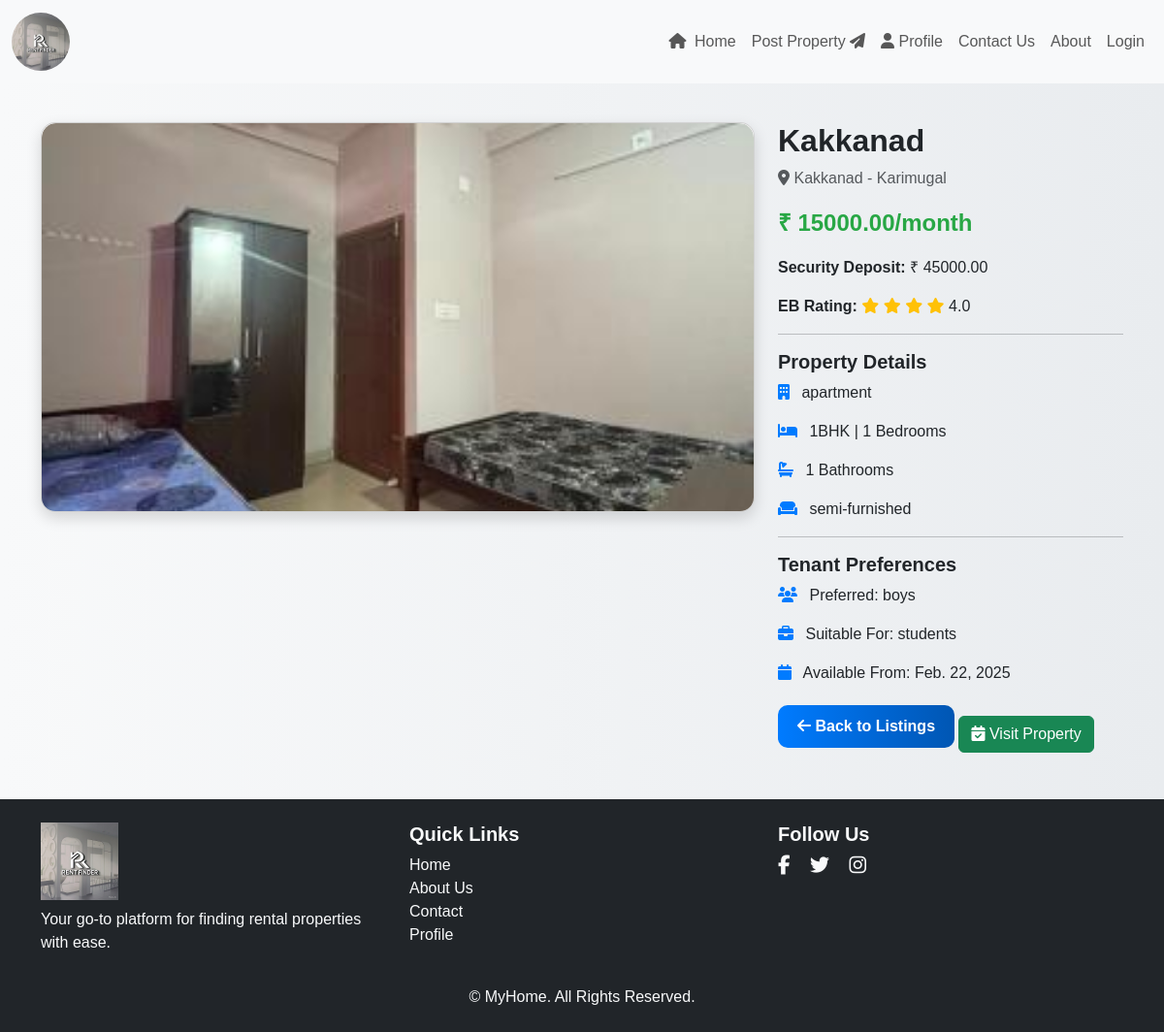
Screenshot of /house_detail/3/ with the database file from the repository.
### app/models.py (models this page shows, shortened)
class House(models.Model):
    PROPERTY_TYPES = [
        ('apartment', 'Apartment'),
        ('flat', 'Flat'),
        ('house', 'House'),
        ('pg', 'PG'),
    ]
    BHK_CHOICES = [
        ('1RK', '1 RK'),
        ('1BHK', '1 BHK'),
        ('2BHK', '2 BHK'),
        ('3BHK', '3 BHK'),
        ('4BHK', '4 BHK'),
    ]
    PREFERRED_TENANTS = [
        ('boys', 'Boys'),
        ('girls', 'Girls'),
        ('couples', 'Couples'),
        ('family', 'Family'),
        ('mixed', 'Mixed'),
        ('unmarried_couples', 'Unmarried Couples'),
    ]
    LOOKING_FOR_CHOICES = [
        ('students', 'Students'),
        ('working_professionals', 'Working Professionals'),
        ('family', 'Family'),
    ]
    title = models.CharField(max_length=200)
    description = models.TextField()
    price = models.DecimalField(max_digits=10, decimal_places=2)
    security_deposit = models.DecimalField(max_digits=10, decimal_places=2, default=0)
    location = models.CharField(max_length=200)
    image = models.ImageField(blank=True, null=True)
    property_type = models.CharField(max_length=20, choices=PROPERTY_TYPES)
    bhk_type = models.CharField(max_length=10, choices=BHK_CHOICES, default='1RK')
    preferred_tenants = models.CharField(max_length=20, choices=PREFERRED_TENANTS)
    looking_for = models.CharField(max_length=30, choices=LOOKING_FOR_CHOICES)
    bedrooms = models.PositiveIntegerField(default=1)
    bathrooms = models.PositiveIntegerField(default=1)
    furnishing = models.CharField(max_length=50, choices=[('semi-furnished', 'Semi-Furnished'), ('fully-furnished', 'Fully-Furnished'), ('unfurnished', 'Unfurnished')])
    rating = models.FloatField(default=0.0)
    available_from = models.DateField()

### app/views.py (the view)
# urls.py: path('house_detail/<id>/', views.house_detail, name='house_detail'),
def house_detail(request,id):
    house = get_object_or_404(House, id=id)
    return render(request, 'user/house_detail.html', {'house': house})

### template/user/house_detail.html (shortened to what this page needs)
<!DOCTYPE html>
<html lang="en">
<head>
    {% load static %}
    <link rel="stylesheet" href="https://cdn.jsdelivr.net/npm/bootstrap@5.3.0/dist/css/bootstrap.min.css">
    <link rel="stylesheet" href="https://cdnjs.cloudflare.com/ajax/libs/font-awesome/6.5.1/css/all.min.css">
</head>
<body>
    <header class="header">
        <nav class="navbar navbar-expand-lg navbar-light bg-light">
            <div class="container-fluid">
                <a href="" class="navbar-brand">
                    <img src="{% static 'img/Logo.jpg' %}" alt="Logo" class="img-fluid rounded-circle" style="height: 60px; width: 60px; object-fit: cover;">
                </a>
                <div class="collapse navbar-collapse" id="navbarNav">
                    <ul class="navbar-nav ms-auto">
                        <li class="nav-item"><a class="nav-link" href="../../"><i class="fas fa-home me-1"></i> Home</a></li>
                        <li class="nav-item"><a class="nav-link" href="../../post_property">Post Property <i class="fas fa-paper-plane"></i></a></li>
                        <li class="nav-item"><a class="nav-link" href="../../profile"><i class="fa-solid fa-user"></i> Profile</a></li>
                        <li class="nav-item"><a class="nav-link" href="../../contact">Contact Us</a></li>
                        <li class="nav-item"><a class="nav-link" href="../../about">About</a></li>
                        {% if user.is_authenticated %}
                            <li class="nav-item"><a class="nav-link" href="logout">Logout</a></li>
                        {% else %}
                            <li class="nav-item"><a class="nav-link" href="login">Login</a></li>
                        {% endif %}
                    </ul>
                </div>
            </div>
        </nav>
    </header>
    <div class="container">
        <div class="row">
            <div class="col-md-8">
                <div class="card">
                    {% if house.image %}
                        <img src="{{ house.image.url }}" class="img-fluid" alt="{{ house.title }}">
                    {% else %}
                        <img src="https://via.placeholder.com/800x400" class="img-fluid" alt="Placeholder Image">
                    {% endif %}
                </div>
            </div>
            <div class="col-md-4">
                <h2 class="text-dark fw-bold">{{ house.title }}</h2>
                <p class="text-muted"><i class="fas fa-map-marker-alt"></i> {{ house.location }}</p>
                <p class="price">₹ {{ house.price }}/month</p>
                <p><strong>Security Deposit:</strong> ₹ {{ house.security_deposit }}</p>
                <div class="rating">
                    <strong>EB Rating:</strong>
                    {% for _ in "x"|rjust:house.rating|make_list %}
                        <i class="fas fa-star"></i>
                    {% endfor %}
                    <span class="text-dark">{{ house.rating }}</span>
                </div>
                <hr>
                <h5 class="fw-bold">Property Details</h5>
                <p class="property-info"><i class="fas fa-building"></i> {{ house.property_type }}</p>
                <p class="property-info"><i class="fas fa-bed"></i> {{ house.bhk_type }} | {{ house.bedrooms }} Bedrooms</p>
                <p class="property-info"><i class="fas fa-bath"></i> {{ house.bathrooms }} Bathrooms</p>
                <p class="property-info"><i class="fas fa-couch"></i> {{ house.furnishing }}</p>
                <hr>
                <h5 class="fw-bold">Tenant Preferences</h5>
                <p class="property-info"><i class="fas fa-users"></i> Preferred: {{ house.preferred_tenants }}</p>
                <p class="property-info"><i class="fas fa-briefcase"></i> Suitable For: {{ house.looking_for }}</p>
                <p class="property-info"><i class="fas fa-calendar"></i> Available From: {{ house.available_from }}</p>
                <a href="../../" class="back-btn"><i class="fas fa-arrow-left"></i> Back to Listings</a>
                <a href="../../visit/{{house.id}}" class="btn btn-success mt-3">
                    <i class="fas fa-calendar-check"></i> Visit Property
                </a>
            </div>
        </div>
    </div>
    <footer class="bg-dark text-light mt-5">
        <div class="container py-4">
            <div class="row">
                <div class="col-md-4 text-center text-md-start">
                    <img src="{% static 'img/Logo.jpg' %}" alt="Logo" class="img-fluid mb-2" style="height: 80px; width: 80px; object-fit: cover;">
                    <p>Your go-to platform for finding rental properties with ease.</p>
                </div>
                <div class="col-md-4">
                    <h5 class="fw-bold">Quick Links</h5>
                    <ul class="list-unstyled">
                        <li><a href="#" class="text-light text-decoration-none">Home</a></li>
                        <li><a href="#" class="text-light text-decoration-none">About Us</a></li>
                        <li><a href="#" class="text-light text-decoration-none">Contact</a></li>
                        <li><a href="profile" class="text-light text-decoration-none">Profile</a></li>
                    </ul>
                </div>
                <div class="col-md-4 text-center text-md-start">
                    <h5 class="fw-bold">Follow Us</h5>
                    <a href="#" class="text-light me-3"><i class="fab fa-facebook-f fa-lg"></i></a>
                    <a href="#" class="text-light me-3"><i class="fab fa-twitter fa-lg"></i></a>
                    <a href="#" class="text-light me-3"><i class="fab fa-instagram fa-lg"></i></a>
                </div>
            </div>
            <div class="text-center mt-3">
                <p class="mb-0">&copy;  MyHome. All Rights Reserved.</p>
            </div>
        </div>
    </footer>
</body>
</html>

### template/user/house_detail.html (style rules this page uses)
body { background: linear-gradient(to right, #f8f9fa, #e9ecef); font-family: 'Arial', sans-serif; }
.container { margin-top: 40px; }
.card { border-radius: 15px; overflow: hidden; box-shadow: 0 6px 15px rgba(0, 0, 0, 0.15); background: white; }
.card img { border-top-left-radius: 15px; border-top-right-radius: 15px; max-height: 400px; object-fit: cover; }
.property-info i { color: #007bff; margin-right: 8px; }
.rating i { color: #ffc107; }
.price { font-size: 1.5rem; font-weight: bold; color: #28a745; }
.back-btn { display: inline-block; padding: 10px 20px; background: linear-gradient(to right, #007bff, #0056b3); color: white; text-decoration: none; border-radius: 10px; font-weight: bold; transition: 0.3s; }

### rows the page displays
House: image (picture), title "Kakkanad", location "Kakkanad - Karimugal", price "15000.00", security_deposit "45000.00", rating "4.0", property_type "apartment", bhk_type "1BHK", bedrooms "1", bathrooms "1", furnishing "semi-furnished", preferred_tenants "boys", looking_for "students", available_from "Feb. 22, 2025"
